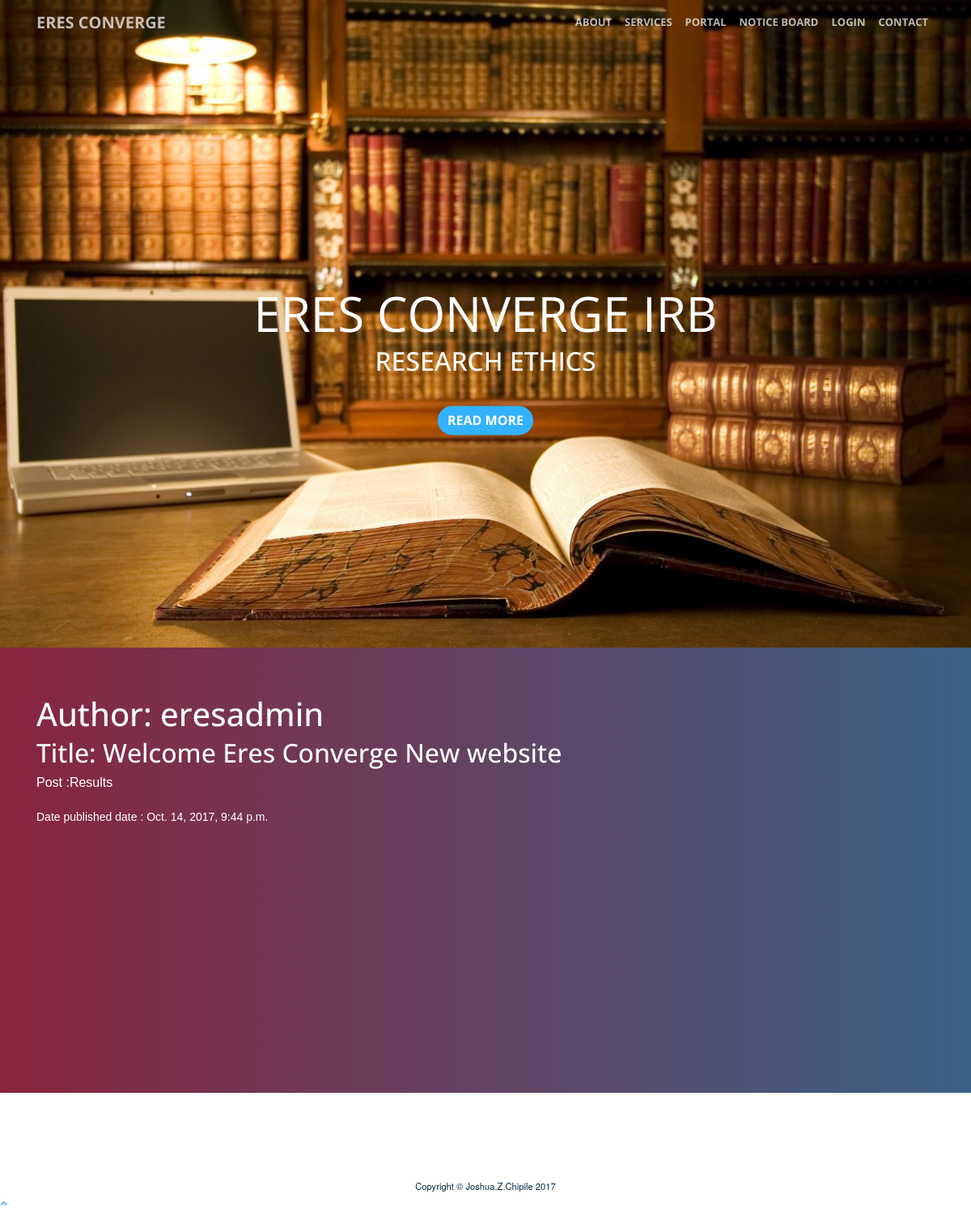
The app's page /board/post/1/, older data.
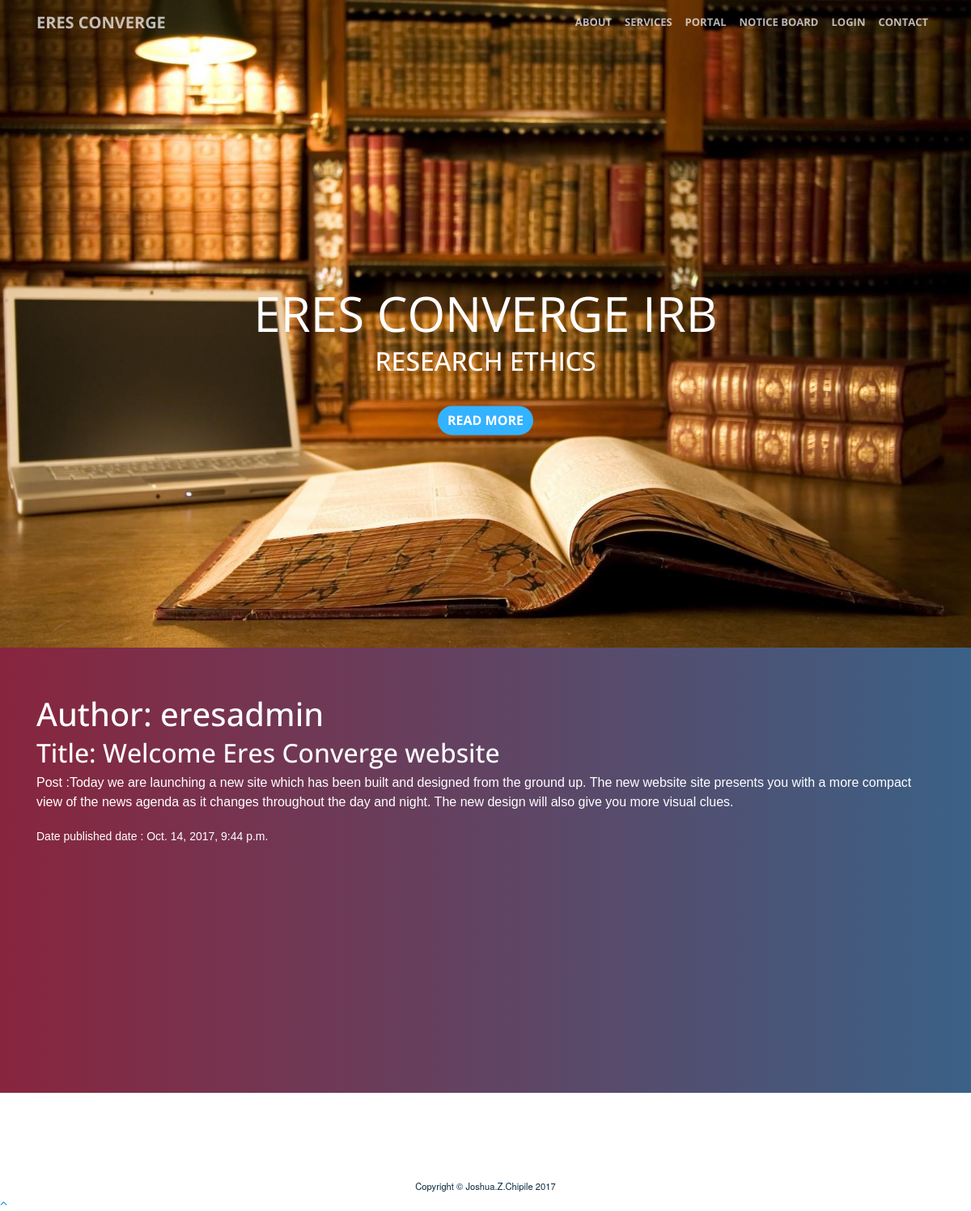
The same page, newer data.
### eresapp/models.py (models this page shows, shortened)
class Post(models.Model):
    author = models.ForeignKey('auth.User')
    title = models.CharField(max_length=200)
    text  = models.TextField(max_length=400)
    created_date = models.DateTimeField( default=timezone.now)
    published_date = models.DateTimeField(blank=True, null=True)

### eresapp/views.py (the view)
# urls.py: url(r'^board/post/(?P<pk>\d+)/$', views.post_detail, name='post_detail'),
def post_detail(request, pk):
    post = get_object_or_404(Post, pk=pk)
    return render(request, 'site/post_detail.html', {'post': post})

### eresapp/templates/site/post_detail.html
{% extends 'site/base2.html' %}
{% block content %}
<header class="masthead">
    <div class="header-content">
        <div class="header-content-inner">
            <div class="animated fadeInUp" id="title_header">
                ERES CONVERGE IRB
                <h2>RESEARCH ETHICS</h2>
                <a href="#contacts">  <button class="btn btn-primary" >Read More</button></a>
            </div>
        </div>
    </div>
</header>
<section  id="contacts">
              <div class="container" id="posts">
                    <h1 class="section-header">Author: {{ post.author }}</h1>
                    <h2>Title: {{ post.title }}</h2>
                    <p>Post :{{ post.text|linebreaksbr }}</p>
                    {% if post.published_date %}
                        <div class="date">
                            Date published date : {{ post.published_date }}
                        </div>
                    {% endif %}
            </div>
</section>
<section>
</section>
  <footer class="sticky-footer">
    <div class="container">
      <div class="text-center">
        <small>Copyright © Joshua.Z.Chipile 2017</small>
      </div>
    </div>
    <a class="scroll-to-top rounded" href="#page-top">
      <i class="fa fa-angle-up"></i>
    </a>
</footer>
{% endblock %}

Row changes from the older to the newer data that the page shows:
changed Post "eresadmin": title "Welcome Eres Converge New website" → "Welcome Eres Converge website"; text "Results" → "Today we are launching a new site which has been built and designed from the ground up. The new website site presents you with a more compact view of the news agenda as it changes throughout the day and night. The new design will also give you more visual clues."
